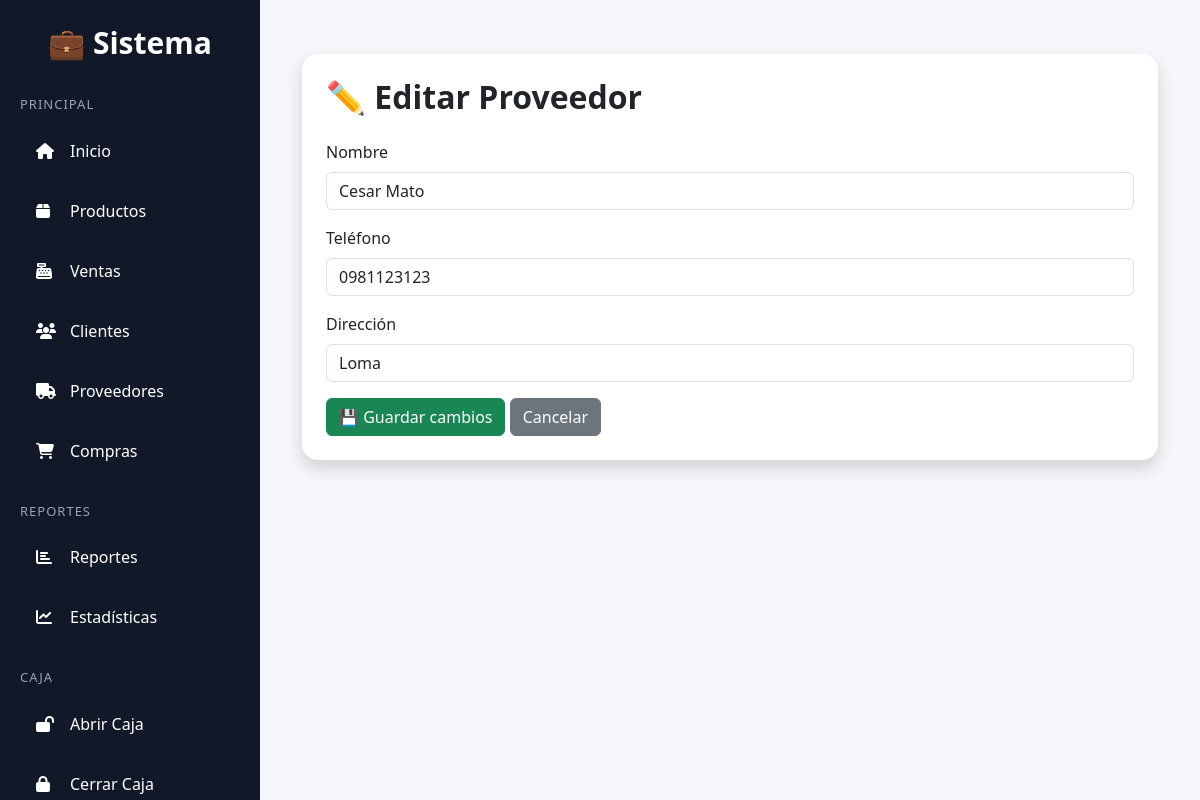
/productos/proveedores/editar/1/ (signed in), run on the app's committed database.
### productos/models.py (models this page shows, shortened)
class Proveedor(models.Model):
    nombre = models.CharField(max_length=100)
    telefono = models.CharField(max_length=20, blank=True)
    direccion = models.CharField(max_length=200, blank=True)
    negocio = models.ForeignKey(Negocio, on_delete=models.CASCADE)

### productos/views.py (the view)
@login_required
def editar_proveedor(request, id):
    proveedor = Proveedor.objects.get(id=id)
    if request.method == "POST":
        proveedor.nombre = request.POST["nombre"]
        proveedor.telefono = request.POST["telefono"]
        proveedor.direccion = request.POST["direccion"]
        proveedor.save()
        return redirect("/productos/proveedores/")
    return render(
        request,
        "editar_proveedor.html",
        {"proveedor": proveedor},
    )

### templates/editar_proveedor.html (shortened to what this page needs)
{% extends "base.html" %}
{% block content %}
<div class="container mt-4">
    <div class="card shadow border-0 rounded-4 p-4">
        <h2 class="mb-4 fw-bold">
            ✏ Editar Proveedor
        </h2>
        <form method="POST">
            <div class="mb-3">
                <label class="form-label">
                    Nombre
                </label>
                <input
                    type="text"
                    name="nombre"
                    class="form-control"
                    value="{{ proveedor.nombre }}"
                    required
                >
            </div>
            <div class="mb-3">
                <label class="form-label">
                    Teléfono
                </label>
                <input
                    type="text"
                    name="telefono"
                    class="form-control"
                    value="{{ proveedor.telefono }}"
                >
            </div>
            <div class="mb-3">
                <label class="form-label">
                    Dirección
                </label>
                <input
                    type="text"
                    name="direccion"
                    class="form-control"
                    value="{{ proveedor.direccion }}"
                >
            </div>
            <button class="btn btn-success">
                💾 Guardar cambios
            </button>
            <a
                href="/productos/proveedores/"
                class="btn btn-secondary"
            >
                Cancelar
            </a>
        </form>
    </div>
</div>
{% endblock %}

### templates/base.html (style rules this page uses)
* { margin:0; padding:0; box-sizing:border-box; }
body { background:#f4f6f9; overflow-x:hidden; }

### data on the page
Proveedor: nombre "Cesar Mato", telefono "0981123123", direccion "Loma"
